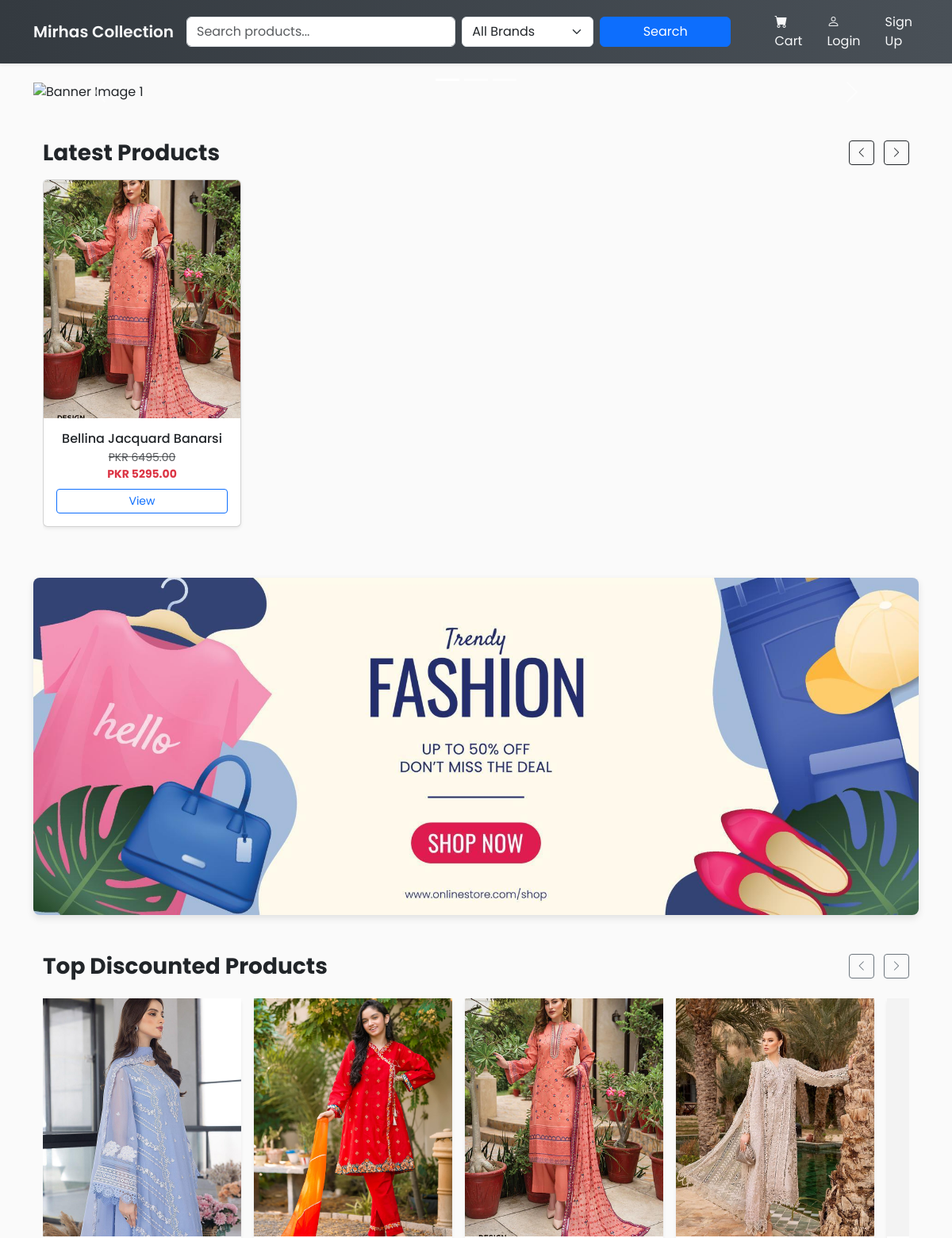
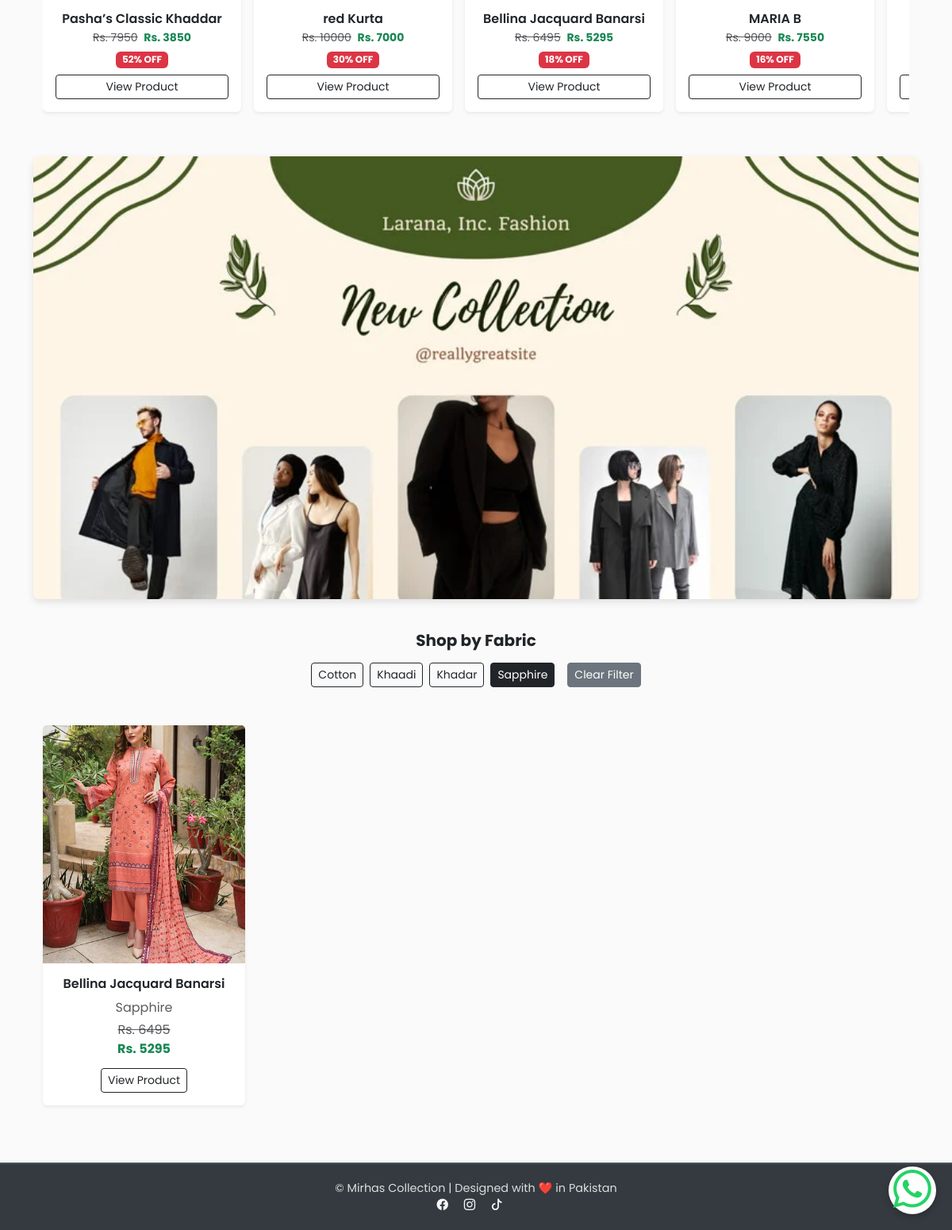
Screenshot of /?fabric=Sapphire with the database file from the repository (2 pictures, top to bottom).
### store/models.py (models this page shows, shortened)
class Product(models.Model):
    PRODUCT_TYPE_CHOICES = [
        ("stitched", "Stitched"),
        ("unstitched", "Unstitched"),
    ]
    PIECE_TYPE_CHOICES = [
        ("2-piece", "2 Piece"),
        ("3-piece", "3 Piece"),
    ]
    name = models.CharField(max_length=200)
    product_code = models.CharField(
        max_length=30,
        unique=True,
        editable=False,
        blank=True,
        help_text="Auto-generated unique SKU"
    )
    slug = models.SlugField(max_length=220, unique=True, blank=True)
    description = models.TextField(blank=True)
    about_product = models.TextField(blank=True, help_text="Detailed description for 'About the Product'")
    disclaimer = models.TextField(blank=True, help_text="Disclaimer for product")
    price = models.DecimalField(max_digits=10, decimal_places=2)
    discount_price = models.DecimalField(max_digits=10, decimal_places=2, null=True, blank=True)
    percentage_price = models.DecimalField(
        max_digits=5, decimal_places=2, null=True, blank=True,
        help_text="Stores the discount percentage (auto-calculated)"
    )
    product_type = models.CharField(max_length=20, choices=PRODUCT_TYPE_CHOICES, default="unstitched")
    piece_type = models.CharField(max_length=20, choices=PIECE_TYPE_CHOICES, default="3-piece")
    category = models.ForeignKey("Category", on_delete=models.SET_NULL, null=True, blank=True)
    fabric = models.CharField(max_length=100, blank=True, help_text="e.g. Lawn, Cotton, Silk")
    color = models.CharField(max_length=100, blank=True)
    sizes = models.CharField(max_length=100, blank=True, help_text="Comma-separated sizes e.g. S,M,L,XL")
    stock = models.PositiveIntegerField(default=0)
    is_active = models.BooleanField(default=True)
    image1 = models.ImageField(upload_to="products/", blank=True, null=True)
    image2 = models.ImageField(upload_to="products/", blank=True, null=True)
    delivery_nationwide = models.CharField(max_length=100, default="2-3 working days nationwide")
    delivery_international = models.CharField(max_length=100, default="International Dileveries are not currently avaiable")
    created_at = models.DateTimeField(auto_now_add=True)
    class Meta:
        ordering = ['-created_at']

### store/views.py (the view)
# urls.py: path('', views.ProductListView.as_view(), name='product_list'),
class ProductListView(ListView):
    model = Product
    template_name = 'store/product_list.html'
    context_object_name = 'products'
    paginate_by = 8
    def get_queryset(self):
        queryset = Product.objects.filter(is_active=True)
        query = self.request.GET.get('q')
        if query:
            queryset = queryset.filter(
                Q(name__icontains=query) | Q(description__icontains=query)
            )
        category_slug = self.request.GET.get('category')
        if category_slug:
            queryset = queryset.filter(category__slug=category_slug)
        fabric = self.request.GET.get('fabric')
        if fabric:
            queryset = queryset.filter(fabric__iexact=fabric)
        return queryset
    def get_context_data(self, **kwargs):
        context = super().get_context_data(**kwargs)
        context['categories'] = Category.objects.all()
        fabrics = (
            Product.objects.filter(is_active=True)
            .exclude(fabric__exact="")
            .values_list('fabric', flat=True)
        )
        unique_fabrics = sorted(set(f.strip().title() for f in fabrics if f))
        context['fabrics'] = unique_fabrics
        context['selected_fabric'] = self.request.GET.get('fabric')
        context['discounted_products'] = (
            Product.objects.filter(is_active=True, stock__gt=0, percentage_price__gt=0)
            .order_by('-percentage_price')[:10]
        )
        return context

### store/templates/store/product_list.html (shortened to what this page needs)
{% extends 'base.html' %}
{% block content %}
<div id="bannerCarousel" class="carousel slide carousel-fade" data-bs-ride="carousel">
    <div class="carousel-indicators">
        <button type="button" data-bs-target="#bannerCarousel" data-bs-slide-to="0" class="active" aria-current="true" aria-label="Slide 1"></button>
        <button type="button" data-bs-target="#bannerCarousel" data-bs-slide-to="1" aria-label="Slide 2"></button>
        <button type="button" data-bs-target="#bannerCarousel" data-bs-slide-to="2" aria-label="Slide 3"></button>
    </div>
    <div class="carousel-inner">
        <div class="carousel-item active" data-bs-interval="3000">
            <img src="/media/banner.png" class="d-block w-100" alt="Banner Image 1" style="max-height: 400px; object-fit: cover;">
        </div>
    </div>
    <button class="carousel-control-prev" type="button" data-bs-target="#bannerCarousel" data-bs-slide="prev">
        <span class="carousel-control-prev-icon" aria-hidden="true"></span>
    </button>
    <button class="carousel-control-next" type="button" data-bs-target="#bannerCarousel" data-bs-slide="next">
        <span class="carousel-control-next-icon" aria-hidden="true"></span>
    </button>
</div>
<div class="container my-5">
  <div class="d-flex justify-content-between align-items-center mb-3">
    <h3 class="fw-bold mb-0">Latest Products</h3>
    <div>
      <button class="btn btn-outline-dark btn-sm me-2" id="scrollLeft"><i class="bi bi-chevron-left"></i></button>
      <button class="btn btn-outline-dark btn-sm" id="scrollRight"><i class="bi bi-chevron-right"></i></button>
    </div>
  </div>
  <div class="scroll-container d-flex overflow-auto gap-4 pb-3" id="productScroll" style="scroll-behavior: smooth;">
    {% for product in products %}
    <div class="card shadow-sm flex-shrink-0 product-card" style="width: 250px; display: none;">
      {% if product.image1 %}
      <div class="card-img-top d-flex align-items-center justify-content-center bg-light overflow-hidden position-relative" style="height: 300px;">
          <img src="{{ product.image1.url }}" alt="{{ product.name }}" class="product-image main-image w-100 h-100 object-fit-cover">
      </div>
      {% else %}
      <div class="card-img-top d-flex align-items-center justify-content-center bg-light" style="height: 300px;">
          <span class="text-muted">No Image</span>
      </div>
      {% endif %}
      <div class="card-body d-flex flex-column text-center">
        <h6 class="card-title text-truncate mb-1" title="{{ product.name }}">{{ product.name }}</h6>
        <p class="mb-2 small">
          {% if product.discount_price %}
            <span class="text-muted text-decoration-line-through">PKR {{ product.price }}</span><br>
            <span class="text-danger fw-bold">PKR {{ product.discount_price }}</span>
          {% else %}
            <span class="fw-bold">PKR {{ product.price }}</span>
          {% endif %}
        </p>
        <a href="{% url 'product_detail' product.slug %}" class="btn btn-sm btn-outline-primary mt-auto w-100">View</a>
      </div>
    </div>
    {% empty %}
      <p class="text-center w-100">No products found.</p>
    {% endfor %}
  </div>
</div>
<div class="banner-container">
    <img src="/media/banner4.png" alt="Banner Image">
</div>
{% if discounted_products %}
<div class="container my-5">
  <div class="d-flex justify-content-between align-items-center mb-4">
    <h3 class="fw-bold mb-0">Top Discounted Products</h3>
    <div>
      <button class="btn btn-outline-secondary btn-sm me-2" id="scrollLeft">
        <i class="bi bi-chevron-left"></i>
      </button>
      <button class="btn btn-outline-secondary btn-sm" id="scrollRight">
        <i class="bi bi-chevron-right"></i>
      </button>
    </div>
  </div>
  <div class="d-flex overflow-auto gap-3 pb-2" id="discountScroll">
    {% for product in discounted_products %}
    <div class="card border-0 shadow-sm" style="min-width: 250px; flex: 0 0 auto;">
      <div class="position-relative overflow-hidden" style="height: 300px;">
        {% if product.image1 %}
          <img src="{{ product.image1.url }}" class="w-100 h-100 object-fit-cover" alt="{{ product.name }}">
        {% else %}
          <img src="/media/products/no-image.png" class="w-100 h-100 object-fit-cover" alt="No image">
        {% endif %}
      </div>
      <div class="card-body text-center">
        <h6 class="fw-semibold text-truncate mb-1">{{ product.name }}</h6>
        <p class="text-muted mb-1 small">
          <del>Rs. {{ product.price|floatformat:0 }}</del>
          <span class="text-success fw-bold ms-1">
            Rs. {{ product.discount_price|floatformat:0 }}
          </span>
        </p>
        {% if product.percentage_price %}
          <span class="badge bg-danger">{{ product.percentage_price|floatformat:0 }}% OFF</span>
        {% endif %}
        <a href="{% url 'product_detail' product.slug %}" class="btn btn-outline-dark btn-sm w-100 mt-2">
          View Product
        </a>
      </div>
    </div>
    {% endfor %}
  </div>
</div>
{% else %}
  <p class="text-center my-5 text-muted">No discounted products available.</p>
{% endif %}
<div class="banner-container">
    <img src="/media/banner5.png" alt="Banner Image">
</div>
<div class="container my-4 text-center">
  <h5 class="fw-bold mb-3">Shop by Fabric</h5>
  <div class="d-flex flex-wrap justify-content-center gap-2">
    {% for fabric in fabrics %}
      <a href="?fabric={{ fabric }}"
         class="btn btn-outline-dark btn-sm {% if selected_fabric == fabric %}active{% endif %}">
        {{ fabric|title }}
      </a>
    {% endfor %}
    {% if selected_fabric %}
      <a href="{% url 'product_list' %}" class="btn btn-sm btn-secondary ms-2">
        Clear Filter
      </a>
    {% endif %}
  </div>
</div>
<div class="container my-5">
  <div class="row g-4">
    {% for product in products %}
      <div class="col-md-3 col-sm-6">
        <div class="card border-0 shadow-sm h-100">
          {% if product.image1 %}
            <img src="{{ product.image1.url }}"
                 class="card-img-top"
                 style="height: 300px; object-fit: cover;"
                 alt="{{ product.name }}">
          {% else %}
            <img src="/media/products/no-image.png"
                 class="card-img-top"
                 style="height: 300px; object-fit: cover;"
                 alt="No image">
          {% endif %}
          <div class="card-body text-center">
            <h6 class="fw-semibold text-truncate" title="{{ product.name }}">
              {{ product.name }}
            </h6>
            <p class="text-muted mb-1">{{ product.fabric|title }}</p>
            {% if product.discount_price %}
              <p class="mb-1">
                <del class="text-muted">Rs. {{ product.price|floatformat:0 }}</del><br>
                <span class="fw-bold text-success">Rs. {{ product.discount_price|floatformat:0 }}</span>
              </p>
            {% else %}
              <p class="fw-bold text-dark">Rs. {{ product.price|floatformat:0 }}</p>
            {% endif %}
            <a href="{% url 'product_detail' product.slug %}"
               class="btn btn-outline-dark btn-sm mt-2">
              View Product
            </a>
          </div>
        </div>
      </div>
    {% empty %}
      <p class="text-center">No products available for this fabric.</p>
    {% endfor %}
  </div>
</div>
{% endblock %}

### templates/base.html (style rules this page uses)
body { font-family: 'Poppins', sans-serif; display: flex; flex-direction: column; min-height: 100vh; background-color: #fafafa; }

### store/templates/store/product_list.html (style rules this page uses)
.product-image { transition: transform 0.4s ease, opacity 0.4s ease; height: 100%; width: auto; object-fit: cover; }
.card-img-top { overflow: hidden; cursor: pointer; }
.banner-container { width: 100%; max-width: 1200px; margin: 40px auto; overflow: hidden; border-radius: 8px; box-shadow: 0 4px 10px rgba(0,0,0,0.1); }
.banner-container img { width: 100%; height: auto; display: block; }

### rows the page displays
Product: image1 (picture), name "Bellina Jacquard Banarsi", price "6495.00", discount_price "5295.00", price "6495", discount_price "5295", percentage_price "18", fabric "Sapphire"
Product: image1 (picture), name "Pasha’s Classic Khaddar", price "7950", discount_price "3850", percentage_price "52"
Product: image1 (picture), name "red Kurta", price "10000", discount_price "7000", percentage_price "30"
Product: image1 (picture), name "MARIA B", price "9000", discount_price "7550", percentage_price "16"
Product: image1 (picture)

### other values shown
{{ fabric|title }} "Cotton" "Khaadi" "Khadar" "Sapphire"
